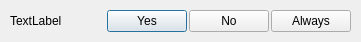
<?xml version="1.0" encoding="UTF-8"?>
<ui version="4.0">
 <class>YesNoDialog</class>
 <widget class="QDialog" name="YesNoDialog">
  <property name="geometry">
   <rect>
    <x>0</x>
    <y>0</y>
    <width>361</width>
    <height>40</height>
   </rect>
  </property>
  <property name="windowTitle">
   <string>Shotgun Publish</string>
  </property>
  <property name="modal">
   <bool>true</bool>
  </property>
  <layout class="QHBoxLayout" name="horizontalLayout">
   <property name="spacing">
    <number>2</number>
   </property>
   <property name="margin">
    <number>10</number>
   </property>
   <item>
    <widget class="QLabel" name="label">
     <property name="sizePolicy">
      <sizepolicy hsizetype="Expanding" vsizetype="Preferred">
       <horstretch>0</horstretch>
       <verstretch>0</verstretch>
      </sizepolicy>
     </property>
     <property name="text">
      <string>TextLabel</string>
     </property>
    </widget>
   </item>
   <item>
    <widget class="QPushButton" name="yes">
     <property name="text">
      <string>Yes</string>
     </property>
    </widget>
   </item>
   <item>
    <widget class="QPushButton" name="no">
     <property name="text">
      <string>No</string>
     </property>
    </widget>
   </item>
   <item>
    <widget class="QPushButton" name="always">
     <property name="text">
      <string>Always</string>
     </property>
    </widget>
   </item>
  </layout>
 </widget>
 <resources>
  <include location="resources.qrc"/>
 </resources>
 <connections/>
</ui>
